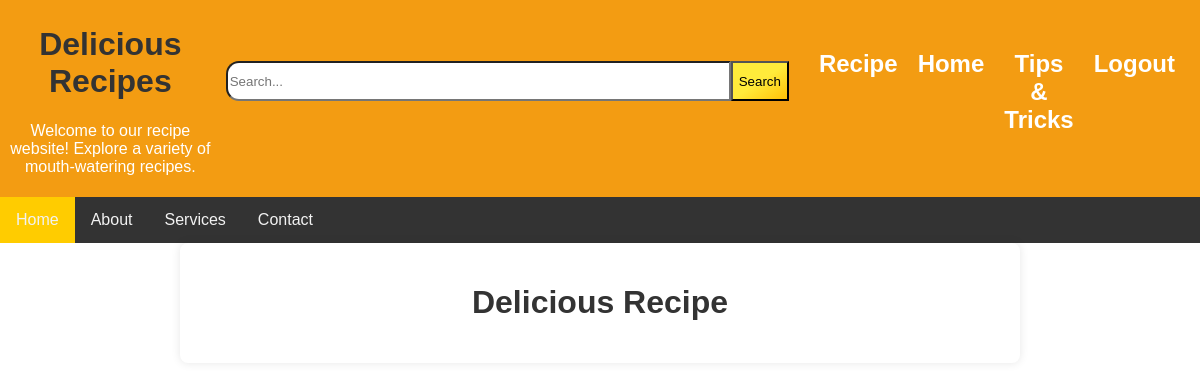
/recipe_viewer/manchurian/, run on an earlier commit of the app's database.
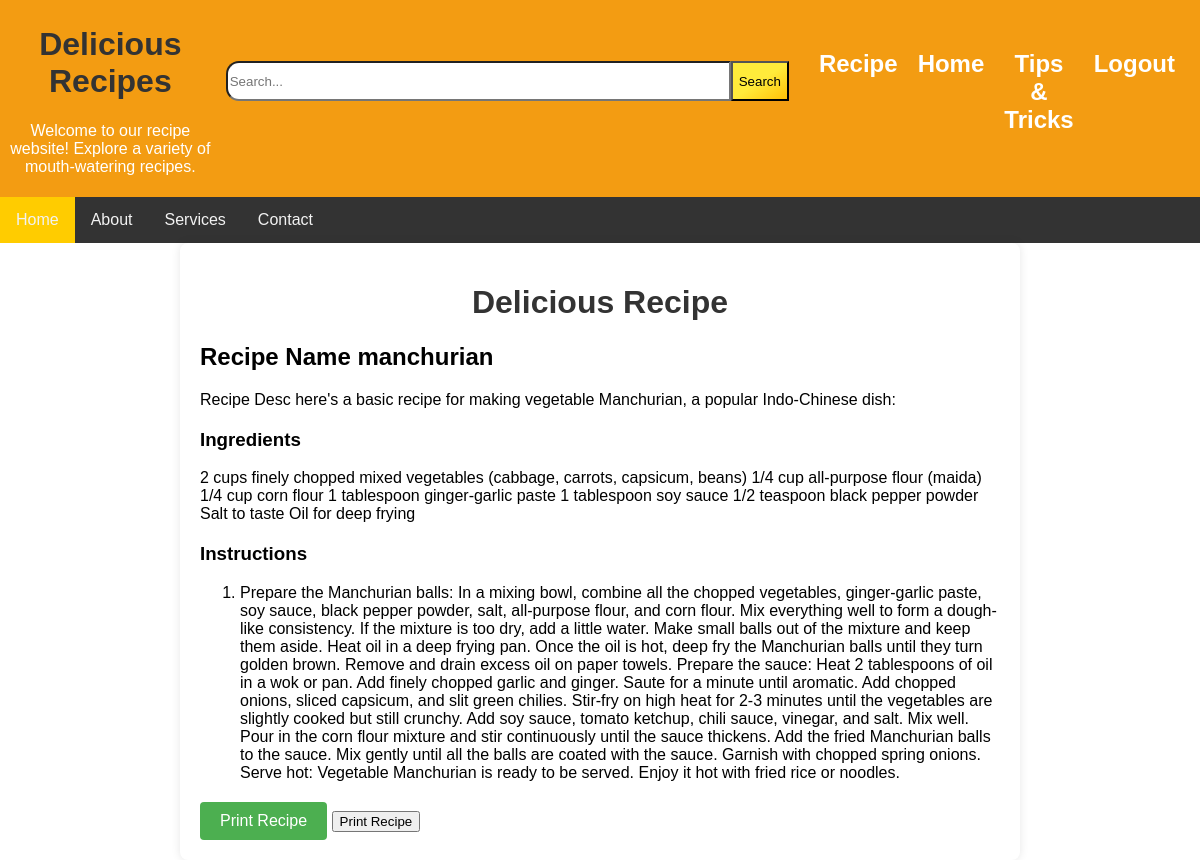
And on a later commit of the database.
### recipe_maker/models.py (models this page shows)
class add_recipe(models.Model):
    first_name = models.CharField(null=True, blank=True,max_length=40)
    last_name = models.CharField(null=True, blank=True, max_length=40)
    recipe_name = models.CharField(null=True, blank=True, max_length=40)
    recipe_desc = models.CharField(null=True, blank=True, max_length=400)
    recipe_ingridient = models.CharField(null=True, blank=True, max_length=400)
    dish_image = models.ImageField(upload_to='recipe_maker/images/',null=True, blank=True,)
    recipe_instructions = models.CharField(null=True, blank=True, max_length=4000)
    Location = models.CharField(null=True, blank=True,max_length=50)
    Email_id = models.CharField(null=True, blank=True,max_length=50)
    def __str__(self):
        return self.recipe_name or "No Name"

### recipe_viewer/views.py (the view)
# urls.py: path('recipe_viewer/<str:recipe_name>/', views.recipe_details, name='recipe_details'),
def recipe_details(request, recipe_name):
    print("ha ha aha mai chl gya")
    dish =add_recipe.objects.filter(recipe_name__icontains=recipe_name)
    print(dish)
    return render(request, 'recipe_viewer/html/recipie_detail.html', {'dish': dish})

### recipe_viewer/templates/recipe_viewer/html/recipie_detail.html (shortened to what this page needs)
<!DOCTYPE html>
<html lang="en">
<head>
    <link rel="stylesheet" href="../../../static/css/recipe_viewer/recipie_detail.css">
</head>
<body>
    <header class="header">
        <div class="head">
        <h1>Delicious Recipes</h1>
        <p>Welcome to our recipe website! Explore a variety of mouth-watering recipes.</p>
        </div>
        <div class="search-bar">
            <div class="search">
                <input type="text" class="search-input" placeholder="Search..." size="60">
                    <button type="submit">Search</button>
            </div>
        </div>
        <div class="Menu">
            <h2>Recipe</h2>
            <h2>Home</h2>
            <h2>Tips & Tricks</h2>
            <h2>Logout</h2>
        </div>
    </header>
    <div class="navbar">
        <a href="#" class="active">Home</a>
        <a href="#">About</a>
        <a href="#">Services</a>
        <a href="#">Contact</a>
    </div>
          <div class="container2">
            <h1>Delicious Recipe</h1>
            {% for i in dish %}
            <div class="recipe-details">
                <h2>Recipe Name  {{i.recipe_name}}</h2>
                <p>Recipe Desc {{i.recipe_desc}}</p>
            </div>
            <div class="ingredient-list">
                <h3>Ingredients</h3>
                <ul>
                    <li>{{i.recipe_ingridient}}</li>
                </ul>
            </div>
            <div class="instruction-list">
                <h3>Instructions</h3>
                <ol>
                    <li>{{i.recipe_instructions}}</li>
                </ol>
            </div>
            <a href="#" class="button">Print Recipe</a>
              <button onclick="window.print()">Print Recipe</button>
        </div>
        {% endfor %}
</body>
</html>

### recipe_viewer/static/css/recipe_viewer/recipie_detail.css (style rules this page uses)
body { font-family: Arial, sans-serif; margin: 0; padding: 0; background-color: #ffffff; }
.header { background-color: #f39c12; color: #ffffff; padding: 5px; text-align: center; display: flex; overflow: hidden; position: sticky; top: 0; z-index: 1000; }
.header h1 { margin-inline: 10px; }
.search-bar { display: flex; margin-inline: 10px; }
.search { display: flex; height: 40px; padding-top: 10%; }
.search input { border-top-left-radius: 13px; border-bottom-left-radius: 13px; }
.search button { background: linear-gradient(to bottom right, #ffeb3b, #ffeb3b, #ffc107); }
.Menu { margin-inline: 10px; display: flex; padding-top: 25px; text-align: center; }
.Menu h2 { margin-inline: 10px; }
.navbar { overflow: hidden; background-color: #333; }
.navbar a { float: left; display: block; color: #f2f2f2; text-align: center; padding: 14px 16px; text-decoration: none; }
.active { background-color: #ffcc00; color: white; }
.container2 { max-width: 800px; margin: 0 auto; padding: 20px; background-color: #fff; border-radius: 8px; box-shadow: 0 0 10px rgba(0, 0, 0, 0.1); }
h1 { text-align: center; color: #333; }
.recipe-details { margin-bottom: 20px; }
.ingredient-list { margin-bottom: 20px; }
.instruction-list { margin-bottom: 20px; }
ul { list-style-type: none; padding: 0; }
ul li { margin-bottom: 8px; }
.button { display: inline-block; padding: 10px 20px; background-color: #4caf50; color: #fff; text-decoration: none; border-radius: 4px; }

What changed in the data, as far as the page shows it:
added add_recipe: recipe_name "manchurian", recipe_desc "here's a basic recipe for making vegetable Manchurian, a popular Indo-Chinese dish:", recipe_ingridient "2 cups finely chopped mixed vegetables (cabbage, carrots, capsicum, beans) 1/4 cup all-purpose flour (maida) 1/4 cup corn flour 1 tablespoon ginger-garlic paste 1 tablespoon soy sauce 1/2 teaspoon black pepper powder Salt to taste Oil for deep frying", recipe_instructions "Prepare the Manchurian balls: In a mixing bowl, combine all the chopped vegetables, ginger-garlic paste, soy sauce, black pepper powder, salt, all-purpose flour, and corn flour. Mix everything well to form a dough-like consistency. If the mixture is too dry, add a little water. Make small balls out of the mixture and keep them aside. Heat oil in a deep frying pan. Once the oil is hot, deep fry the Manchurian balls until they turn golden brown. Remove and drain excess oil on paper towels. Prepare the sauce: Heat 2 tablespoons of oil in a wok or pan. Add finely chopped garlic and ginger. Saute for a minute until aromatic. Add chopped onions, sliced capsicum, and slit green chilies. Stir-fry…"
